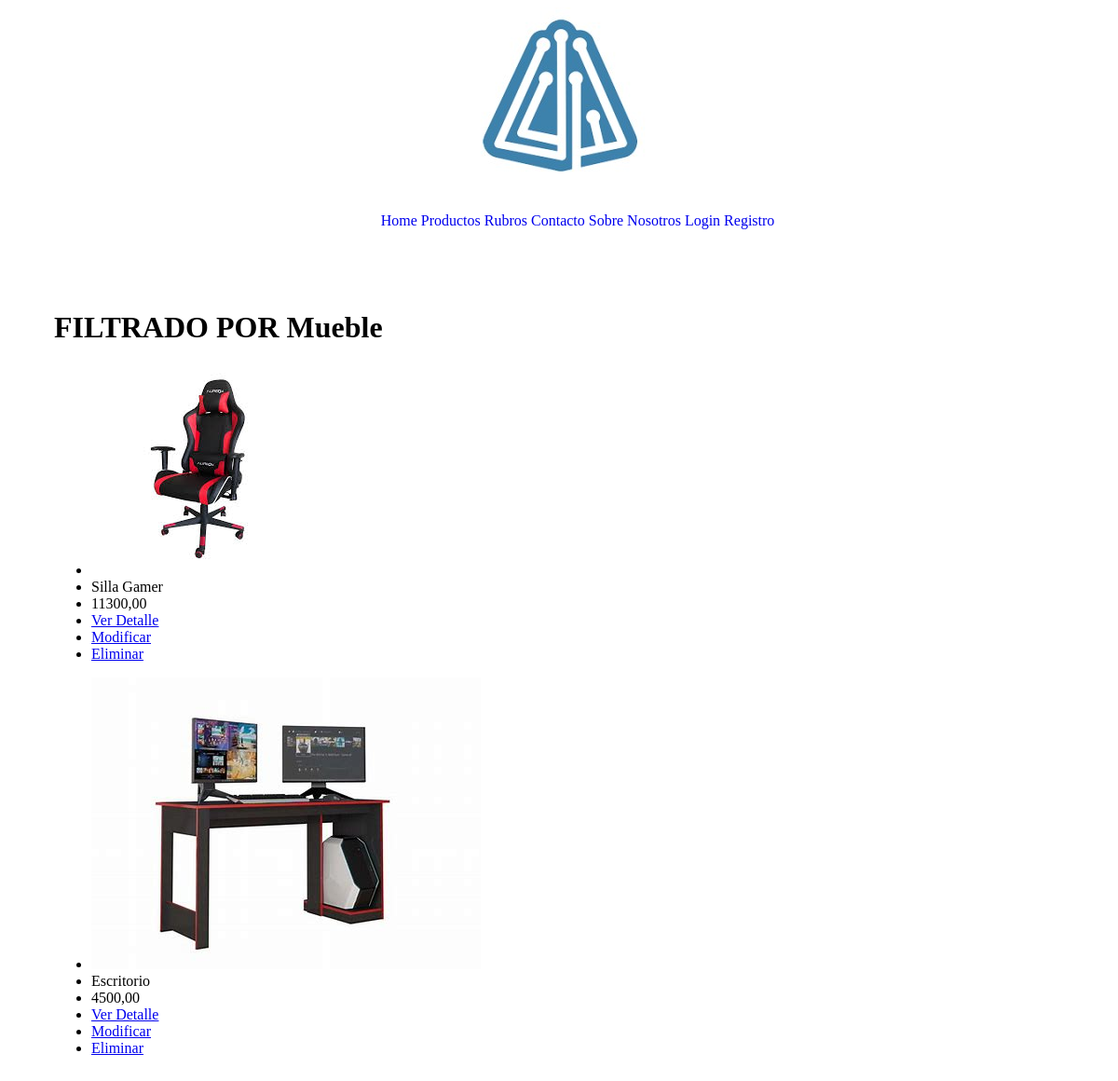
The page /Productos/Filtrados/2 on the database its author committed.
### apps/genericos/models.py (models this page shows, shortened)
class Rubro(models.Model):
    nombre = models.CharField(max_length=60)
    imagen = models.ImageField(upload_to= 'rubros', null= True)

### apps/productos/models.py (models this page shows, shortened)
class Producto(models.Model):
    creado = models.DateTimeField(
        auto_now_add=True
    )
    modificado = models.DateTimeField(
        auto_now=True
    )
    nombre = models.CharField(max_length=30)
    stock = models.IntegerField()
    precio = models.DecimalField(max_digits=8, decimal_places=2)
    imagen = models.ImageField(upload_to= 'productos')
    rubro = models.ForeignKey(Rubro, null=True, on_delete = models.CASCADE)
    def __str__(self):
        return self.nombre

### apps/productos/views.py (the view)
# urls.py: path('Filtrados/<int:pk>', views.Filtrar_Rubro, name='path_filtrar_rubro'), #porque no reconoce esto
def Filtrar_Rubro(request, pk):
    rubro_filtrado = Rubro.objects.get(pk = pk)
    productos_filtrados = Producto.objects.filter(rubro=rubro_filtrado) #Solución
    return render(request, 'productos/filtrados.html', {'productos':productos_filtrados, 'nombre_rubro':rubro_filtrado.nombre})

### templates/productos/filtrados.html
{% extends 'base.html' %}
{% block contenido_cuerpo %}
    <p>
        <h1>
            FILTRADO POR {{nombre_rubro}}
        </h1>
         <div class="lista_productos">
            {% for p in productos %}
            <ul class="ul_productos">
                <li><img src="{{p.imagen.url}}" widt="300" alt="imagen del producto"></li>
                <li>{{p.nombre}}</li>
                <li>{{p.precio}}</li>
                <li><a href="{% url 'productos:path_detalle_productos' p.pk %}">Ver Detalle</a></li>
                <li><a href="{% url 'productos:path_modificar_productos' p.pk %}">Modificar</a></li>
                <li><a href="{% url 'productos:path_borrar_productos' p.pk %}">Eliminar</a></li>
            </ul>
            {% endfor %}
         </div>
    </p>
{% endblock contenido_cuerpo %}

### static/css/style.css (style rules this page uses)
.ul_productos { width: 33%; }

### rows shown on the page
Rubro: nombre "Mueble"
Producto: imagen (picture), nombre "Silla Gamer", precio "11300,00"
Producto: imagen (picture), nombre "Escritorio", precio "4500,00"
